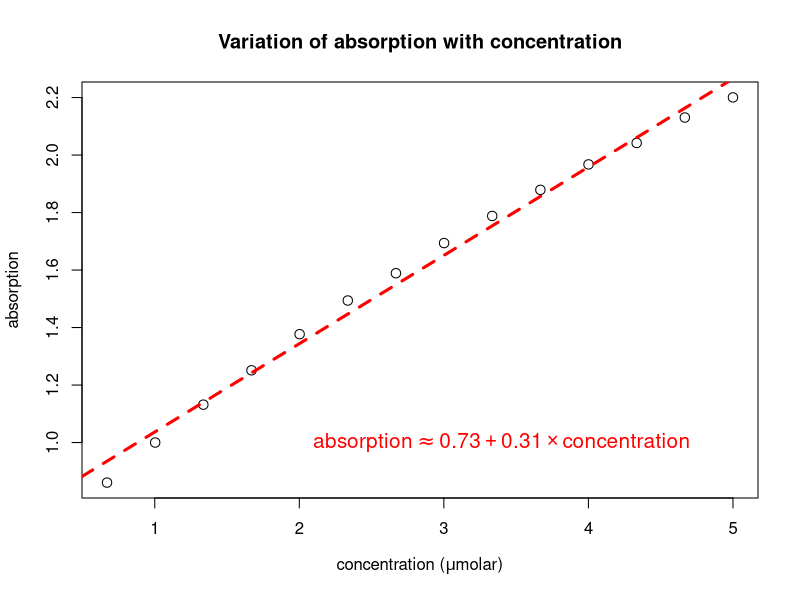

Generate this figure with R:
## ---- chunk 1
rundata <- read.table("../data/concentration_runs.csv", sep=',', header=TRUE)
concentrations <- seq(.67, 5, length.out=14)
## ---- chunk 2
rundata[,"absorption"] <- rundata[,"absorption"]/rundata[2,"absorption"]
plot(concentrations, rundata[,"absorption"], cex=1.25, main="Variation of absorption with concentration", xlab=expression(paste("concentration (",mu,"molar)")), ylab="absorption")
rundata[,"concentration"] <- concentrations
mdl <- lm(absorption ~ concentration, rundata)
abline(mdl, col='red', lwd=3, lty=2)
text(3.4, 1.0, expression(absorption %~~% 0.73 + 0.31 %*% concentration), col='red', cex=1.25)
## ---- chunk 3
summary(mdl)
